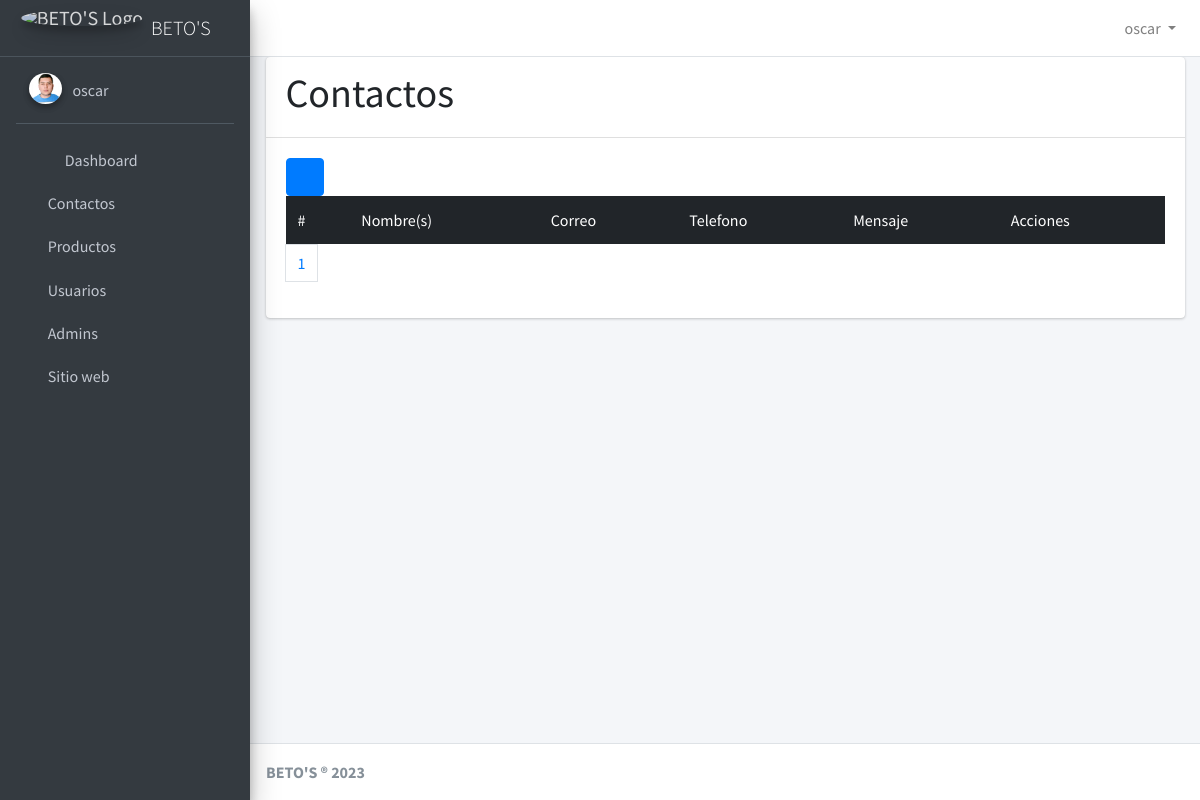
Page /contactos/ (signed in) on the committed database.
### user/models.py (models this page shows)
class User(AbstractUser):
    imagen = models.ImageField(upload_to='profiles/', null=True, blank=True)

### contactos/views.py (the view)
# urls.py: path('', views.contacto, name='contactos'),
@login_required
def contacto(request):
    contactos_list = Contactos.objects.all()
    items_por_pagina = 5
    paginator = Paginator(contactos_list, items_por_pagina)
    page = request.GET.get('page')
    try:
        contactos = paginator.page(page)
    except PageNotAnInteger:
        contactos = paginator.page(1)
    except EmptyPage:
        contactos = paginator.page(paginator.num_pages)
    return render(request, 'contactos.html', {'contactos': contactos})

### contactos/templates/contactos.html (shortened to what this page needs)
{% extends "base.html" %}
{% block header %}
	<h1>Contactos</h1>
{% endblock %}
{% block content %}
	<a href="/contactos/create" class="btn btn-primary">
		<i class="fa fa-plus"></i>
	</a>
	<table class="table table-dark table-striped">
		<thead>
			<tr>
				<td>#</td>
				<td>Nombre(s)</td>
				<td>Correo</td>
				<td>Telefono</td>
				<td>Mensaje</td>
				<td>Acciones</td>
			</tr>
		</thead>
	</table>
	<nav aria-label="Page navigation example">
        <ul class="pagination">
            <li class="page-item">
                <a href="?page={{ contactos.number }}" class="page-link">{{ contactos.number }}</a>
            </li>
        </ul>
    </nav>
{% endblock %}

### templates/navbar.html (shortened to what this page needs)
<nav class="main-header navbar navbar-expand navbar-white navbar-light">
    <ul class="navbar-nav">
      <li class="nav-item">
        <a class="nav-link" data-widget="pushmenu" href="#" role="button"><i class="fas fa-bars"></i></a>
      </li>
    </ul>
    <ul class="navbar-nav ml-auto">
      <li class="nav-item dropdown">
        <a class="nav-link dropdown-toggle" href="#" role="button" data-toggle="dropdown" aria-expanded="false">
          {% if user.is_authenticated %}
            {{user.username}}
          {% else %}
              Usuario
          {% endif %}
        </a>
      </li>
    </ul>
  </nav>

### templates/sidebar.html
<div class='sidebar'>
  {% if user.is_authenticated %}
    <div class="user-panel mt-3 pb-3 mb-3 d-flex">
      <div class="image">
        <img src="{{user.imagen.url}}" class="img-circle elevation-2" alt="user.username">
      </div>
      <div class="info">
        <a class="d-block">{{user.username}}</a>
      </div>
    </div>
  {% endif %}
  <nav class="mt-2">
      <ul class="nav nav-pills nav-sidebar flex-column" data-widget="treeview" role="menu" data-accordion="false">
        <li class="nav-item">
          <a href="/" class="nav-link">
            <i class="nav-icon fas fa-tachometer-alt"></i>
            <p>
              Dashboard
            </p>
          </a>
        </li>
        <li class="nav-item">
          <a href="/contactos" class="nav-link">
            <i class="fas fa-address-book"></i>
            <p>
              Contactos
            </p>
          </a>
        </li>
        <li class="nav-item">
          <a href="/productos" class="nav-link">
            <i class="fa fa-dollar-sign"></i>
            <p>
              Productos
            </p>
          </a>
        </li>
        <li class="nav-item">
          <a href="/usuarios" class="nav-link">
            <i class="fas fa-users"></i>
            <p>
              Usuarios
            </p>
          </a>
        </li>
        <li class="nav-item">
          <a href="/admin" class="nav-link">
            <i class="fas fa-user-tie"></i>
            <p>
              Admins
            </p>
          </a>
        </li>
        <li class="nav-item">
          <a href="http://localhost:3000" class="nav-link">
            <i class="fas fa-store-alt"></i>
            <p>
              Sitio web
            </p>
          </a>
        </li>
      </ul>
    </nav>
</div>

### rows in the picture
User: username "oscar", imagen (picture)

### other values in the picture
{{ contactos.number }} "1"
